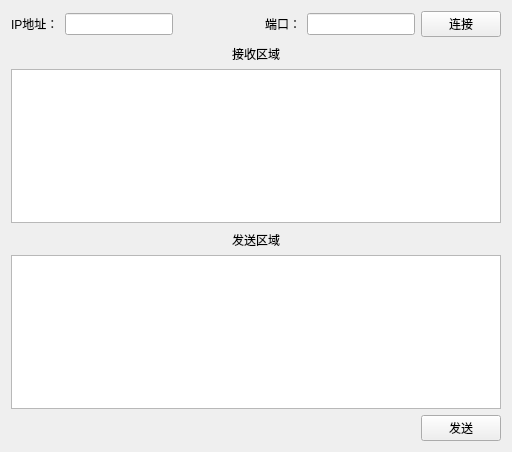
<?xml version="1.0" encoding="UTF-8"?>
<ui version="4.0">
 <class>MainWindow</class>
 <widget class="QMainWindow" name="MainWindow">
  <property name="geometry">
   <rect>
    <x>0</x>
    <y>0</y>
    <width>512</width>
    <height>452</height>
   </rect>
  </property>
  <property name="windowTitle">
   <string>客户端</string>
  </property>
  <widget class="QWidget" name="centralWidget">
   <layout class="QGridLayout" name="gridLayout">
    <item row="1" column="3">
     <spacer name="verticalSpacer">
      <property name="orientation">
       <enum>Qt::Vertical</enum>
      </property>
      <property name="sizeHint" stdset="0">
       <size>
        <width>20</width>
        <height>40</height>
       </size>
      </property>
     </spacer>
    </item>
    <item row="0" column="0">
     <widget class="QLabel" name="label">
      <property name="text">
       <string>IP地址：</string>
      </property>
     </widget>
    </item>
    <item row="0" column="1">
     <widget class="QLineEdit" name="lineEdit_IP"/>
    </item>
    <item row="0" column="3">
     <widget class="QLabel" name="label_2">
      <property name="text">
       <string>端口：</string>
      </property>
     </widget>
    </item>
    <item row="0" column="4">
     <widget class="QLineEdit" name="lineEdit_Port"/>
    </item>
    <item row="0" column="5">
     <widget class="QPushButton" name="pushButton_Connect">
      <property name="text">
       <string>连接</string>
      </property>
     </widget>
    </item>
    <item row="3" column="0" colspan="6">
     <widget class="QTextEdit" name="textEdit_Receive"/>
    </item>
    <item row="5" column="0" colspan="6">
     <widget class="QLabel" name="label_4">
      <property name="text">
       <string>发送区域</string>
      </property>
      <property name="alignment">
       <set>Qt::AlignCenter</set>
      </property>
     </widget>
    </item>
    <item row="6" column="0" colspan="6">
     <widget class="QTextEdit" name="textEdit_Send"/>
    </item>
    <item row="7" column="5">
     <widget class="QPushButton" name="pushButton_Send">
      <property name="text">
       <string>发送</string>
      </property>
     </widget>
    </item>
    <item row="4" column="3">
     <spacer name="verticalSpacer_2">
      <property name="orientation">
       <enum>Qt::Vertical</enum>
      </property>
      <property name="sizeHint" stdset="0">
       <size>
        <width>20</width>
        <height>40</height>
       </size>
      </property>
     </spacer>
    </item>
    <item row="2" column="0" colspan="6">
     <widget class="QLabel" name="label_3">
      <property name="text">
       <string>接收区域</string>
      </property>
      <property name="alignment">
       <set>Qt::AlignCenter</set>
      </property>
     </widget>
    </item>
    <item row="0" column="2">
     <spacer name="horizontalSpacer">
      <property name="orientation">
       <enum>Qt::Horizontal</enum>
      </property>
      <property name="sizeHint" stdset="0">
       <size>
        <width>40</width>
        <height>20</height>
       </size>
      </property>
     </spacer>
    </item>
   </layout>
  </widget>
 </widget>
 <layoutdefault spacing="6" margin="11"/>
 <resources/>
 <connections/>
</ui>
